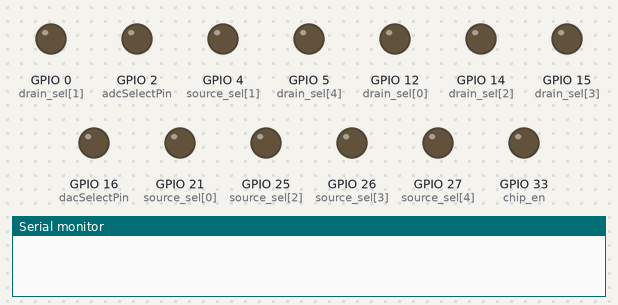
A program run on a simulated ESP32. Parts: output pins drawn as LEDs (lit = HIGH), the last lines printed to the serial monitor.

Above: at 0.0 s.
At 0.6 s:
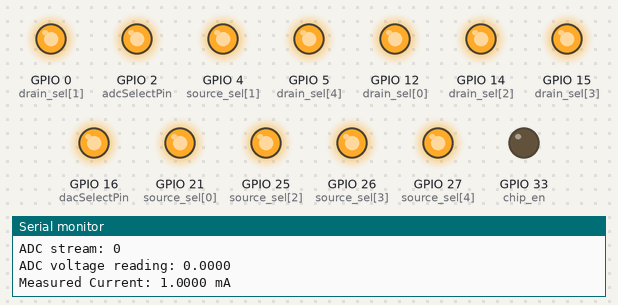
Timing chart, 0 to 2.1 s (numbered marks = the images above):
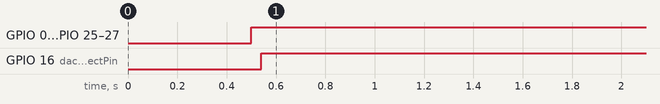

Measured:
- by itself, GPIO 16 (dacSelectPin): LOW → HIGH at 0.54 s
- by itself, GPIO 0 (drain_sel[1]), GPIO 2 (adcSelectPin), GPIO 4 (source_sel[1]), GPIO 5 (drain_sel[4]), GPIO 12 (drain_sel[0]), GPIO 14 (drain_sel[2]), GPIO 15 (drain_sel[3]), GPIO 21 (source_sel[0]), GPIO 25 (source_sel[2]), GPIO 26 (source_sel[3]), GPIO 27 (source_sel[4]): LOW → HIGH at 0.50 s

The program:

main.cpp
```cpp
#include <Arduino.h>
#include <SPI.h>

//uninitalised pointers to SPI objects
SPIClass * vspi = NULL;

static const unsigned long spiClk = 4000000;

const int dacSelectPin = 16;
const int adcSelectPin = 2;

//CHANGE THIS TO MATCH RESISTOR BEING USED
const float test_resistor = 1100;  //resistor used to test transimpedance amp; placed between drain and source voltages

//source and drain mux pins
int drain_sel [5] = {12, 0, 14, 15, 5};   //pin 12 is the LSB, pin 16 is the MSB
int source_sel [5] = {21, 4, 25, 26, 27};  //pin 21 is the LSB, pin 27 is the MSB

const int chip_en = 33;  //enable for the multiplexers and the gate switch
const int gate_amp = 32;   //bring LOW for x1 amplification, bring HIGH for x10 amplification
const int gate_shdn = 22;


int powers_of_two [5] = {1, 2, 4, 8, 16};

void setupDac();
void writeDac(unsigned int chan, unsigned int val);
float readAdc();
void multiplexer(int address, bool drain_or_source);

void setup() {
  vspi = new SPIClass(VSPI);
  vspi->begin();

  Serial.begin(115200); //begin serial comms
  delay(500); //wait a bit (100 ms)

  pinMode(dacSelectPin, OUTPUT);
  pinMode(adcSelectPin, OUTPUT);
  digitalWrite(dacSelectPin, HIGH);
  digitalWrite(adcSelectPin, HIGH);

  pinMode(chip_en, OUTPUT);
  for (int i = 0; i < 5; i++) {
    pinMode(drain_sel[i], OUTPUT);
    pinMode(source_sel[i], OUTPUT);
  }

  digitalWrite(chip_en, LOW);  //enable the multiplexers
  for (int i = 0; i < 5; i++) {
    digitalWrite(drain_sel[i], LOW);
    digitalWrite(source_sel[i], LOW);
  }

  setupDac();
}

void loop() {
  for (int i = 0; i <= 10; i++) {

    int vds_bin = 1500 + 200 * i;  //sweep Vds from 0V to 1V (offset by 1V since source voltage is 1V)
    float vds = vds_bin/4096.0*2.0;

    writeDac(3, vds_bin);  //channel 3 is for Vds raw

    Serial.println();
    Serial.println("DAC output: " + String(vds));
    Serial.println("Expected Current: " + String((vds - 1.0)/test_resistor*1000, 4) + " mA");

    //CHANGE THIS TO TEST DIFFERENT MUTLIPLEXER CHANNELS
    multiplexer(31, 0);   //drain multiplexer channel
    multiplexer(31, 1);  //source multiplexer channel

    float transimp_out = readAdc()/4096.0 * 2.0;
    Serial.println("ADC voltage reading: " + String(transimp_out, 4));
    Serial.println("Measured Current: " + String((1.0 - transimp_out), 4) + " mA");

    delay(4000);
  }

}

//Note: The DAC (AD5328) operates in SPI Mode 1 (data is sampled on the falling edge of the clock)
void setupDac() {
  vspi->beginTransaction(SPISettings(spiClk, MSBFIRST, SPI_MODE1));
  digitalWrite(dacSelectPin, LOW);
  vspi->transfer16(0b1 << 15);   //set up DAC with gain of 1, unbuffered on all channels
  digitalWrite(dacSelectPin, HIGH);
  vspi->endTransaction();


  vspi->beginTransaction(SPISettings(spiClk, MSBFIRST, SPI_MODE1));
  digitalWrite(dacSelectPin, LOW);
  vspi->transfer16(0b1010000000000000);   //set up DAC with with LDAC low, DAC registers update continuously
  digitalWrite(dacSelectPin, HIGH);
  vspi->endTransaction();

}

//Note: The DAC (AD5328) operates in SPI Mode 1 (data is sampled on the falling edge of the clock)
void writeDac(unsigned int chan, unsigned int val) {
  vspi->beginTransaction(SPISettings(spiClk, MSBFIRST, SPI_MODE1));
  digitalWrite(dacSelectPin, LOW);
  vspi->transfer16(((0b111 & chan) << 12) + val);   //bits 14 through 12 for channel select, lower 12 bits for DAC data
  digitalWrite(dacSelectPin, HIGH);
  vspi->endTransaction();
}

//Note: The ADC (AD7274) operates in SPI Mode 0 (data is sampled on the rising edge of the clock)
float readAdc() {
  word adc_stream;
  vspi->beginTransaction(SPISettings(spiClk, MSBFIRST, SPI_MODE0));
  digitalWrite(adcSelectPin, LOW);
  adc_stream = vspi->transfer16(0);   //read ADC data
  digitalWrite(adcSelectPin, HIGH);
  vspi->endTransaction();
  Serial.print("ADC stream: ");
  Serial.println(adc_stream, BIN);
  return (~(0b11 << 14) & adc_stream) >> 2;   //ignore the first two bits and the last two bits of the adc data
}

//gate_or_source: 0 if drain, 1 if source
//channels are 0-indexed
void multiplexer(int address, bool drain_or_source) {
  int *select_bits;
  if (drain_or_source) {
    select_bits = source_sel;
  }
  else {
    select_bits = drain_sel;
  }

  for (int i = 4; i >= 0; i--) {
    if (address >= powers_of_two[i]) {
      digitalWrite(select_bits[i], HIGH);
      address -= powers_of_two[i];
    }
    else {
      digitalWrite(select_bits[i], LOW);
    }
  }
}
```
